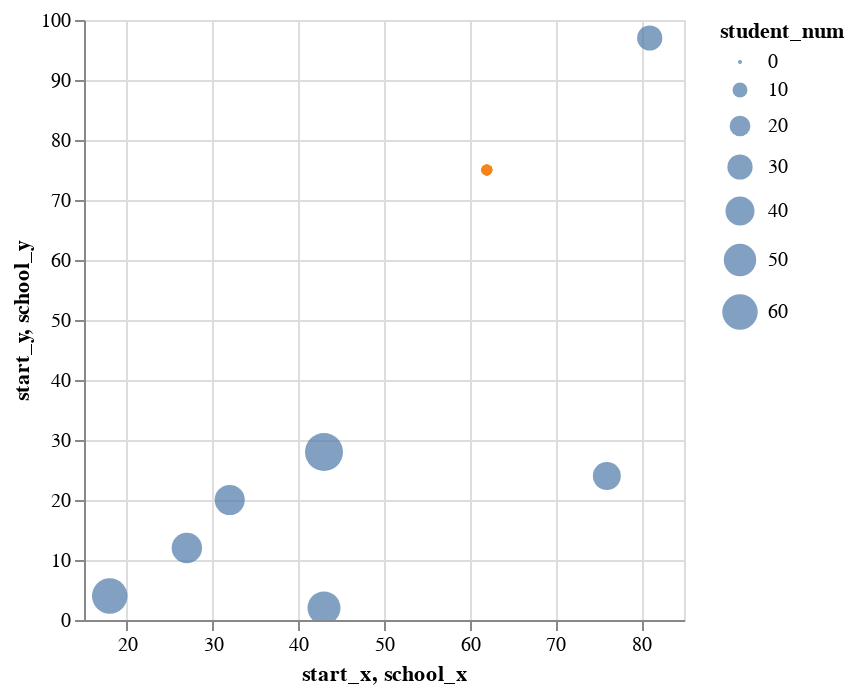

The code cell stored with this chart in its notebook:
### Code cell
DeepnoteChart(df, """{"layer":[{"layer":[{"mark":{"clip":true,"type":"circle","color":"#4c78a8","tooltip":true},"encoding":{"x":{"sort":null,"type":"quantitative","field":"start_x","scale":{"type":"linear","zero":false},"format":{"type":"default","decimals":null},"formatType":"numberFormatFromNumberType"},"y":{"sort":null,"type":"quantitative","field":"start_y","scale":{"type":"linear","zero":false},"format":{"type":"default","decimals":null},"formatType":"numberFormatFromNumberType"},"size":{"sort":null,"type":"quantitative","field":"student_num"}}}]},{"layer":[{"mark":{"clip":true,"type":"circle","color":"#f58518","tooltip":true},"encoding":{"x":{"sort":null,"type":"quantitative","field":"school_x","scale":{"type":"linear","zero":false},"format":{"type":"default","decimals":null},"formatType":"numberFormatFromNumberType"},"y":{"sort":null,"type":"quantitative","field":"school_y","scale":{"type":"linear","zero":false},"format":{"type":"default","decimals":null},"formatType":"numberFormatFromNumberType"}}}]}],"title":"","config":{"legend":{}},"$schema":"https://vega.github.io/schema/vega-lite/v5.json","encoding":{}}""")

### Figure 1 — Vega-Lite specification as saved in the notebook (floating-point values rounded to 4 significant figures)
{"layer": [{"layer": [{"mark": {"clip": true, "type": "circle", "color": "#4c78a8", "tooltip": true}, "encoding": {"x": {"sort": null, "type": "quantitative", "field": "start_x", "scale": {"type": "linear", "zero": false}, "format": {"type": "default", "decimals": null}, "formatType": "numberFormatFromNumberType"}, "y": {"sort": null, "type": "quantitative", "field": "start_y", "scale": {"type": "linear", "zero": false}, "format": {"type": "default", "decimals": null}, "formatType": "numberFormatFromNumberType"}, "size": {"sort": null, "type": "quantitative", "field": "student_num"}}}]}, {"layer": [{"mark": {"clip": true, "type": "circle", "color": "#f58518", "tooltip": true}, "encoding": {"x": {"sort": null, "type": "quantitative", "field": "school_x", "scale": {"type": "linear", "zero": false}, "format": {"type": "default", "decimals": null}, "formatType": "numberFormatFromNumberType"}, "y": {"sort": null, "type": "quantitative", "field": "school_y", "scale": {"type": "linear", "zero": false}, "format": {"type": "default", "decimals": null}, "formatType": "numberFormatFromNumberType"}}}]}], "title": "", "config": {"legend": {}}, "$schema": "https://vega.github.io/schema/vega-lite/v5.json", "encoding": {}, "data": {"values": [{"ID": 1, "start_x": 18, "start_y": 4, "student_num": 60, "service_duration": 34, "school_x": 62, "school_y": 75, "school_tw_st": 115, "school_tw_end": 135}, {"ID": 2, "start_x": 43, "start_y": 28, "student_num": 69, "service_duration": 35, "school_x": 62, "school_y": 75, "school_tw_st": 115, "school_tw_end": 135}, {"ID": 3, "start_x": 32, "start_y": 20, "student_num": 43, "service_duration": 23, "school_x": 62, "school_y": 75, "school_tw_st": 115, "school_tw_end": 135}, {"ID": 4, "start_x": 43, "start_y": 2, "student_num": 52, "service_duration": 27, "school_x": 62, "school_y": 75, "school_tw_st": 115, "school_tw_end": 135}, {"ID": 5, "start_x": 81, "start_y": 97, "student_num": 30, "service_duration": 21, "school_x": 62, "school_y": 75, "school_tw_st": 115, "school_tw_end": 135}, {"ID": 6, "start_x": 27, "start_y": 12, "student_num": 44, "service_duration": 21, "school_x": 62, "school_y": 75, "school_tw_st": 115, "school_tw_end": 135}, {"ID": 7, "start_x": 76, "start_y": 24, "student_num": 37, "service_duration": 21, "school_x": 62, "school_y": 75, "school_tw_st": 115, "school_tw_end": 135}]}}
